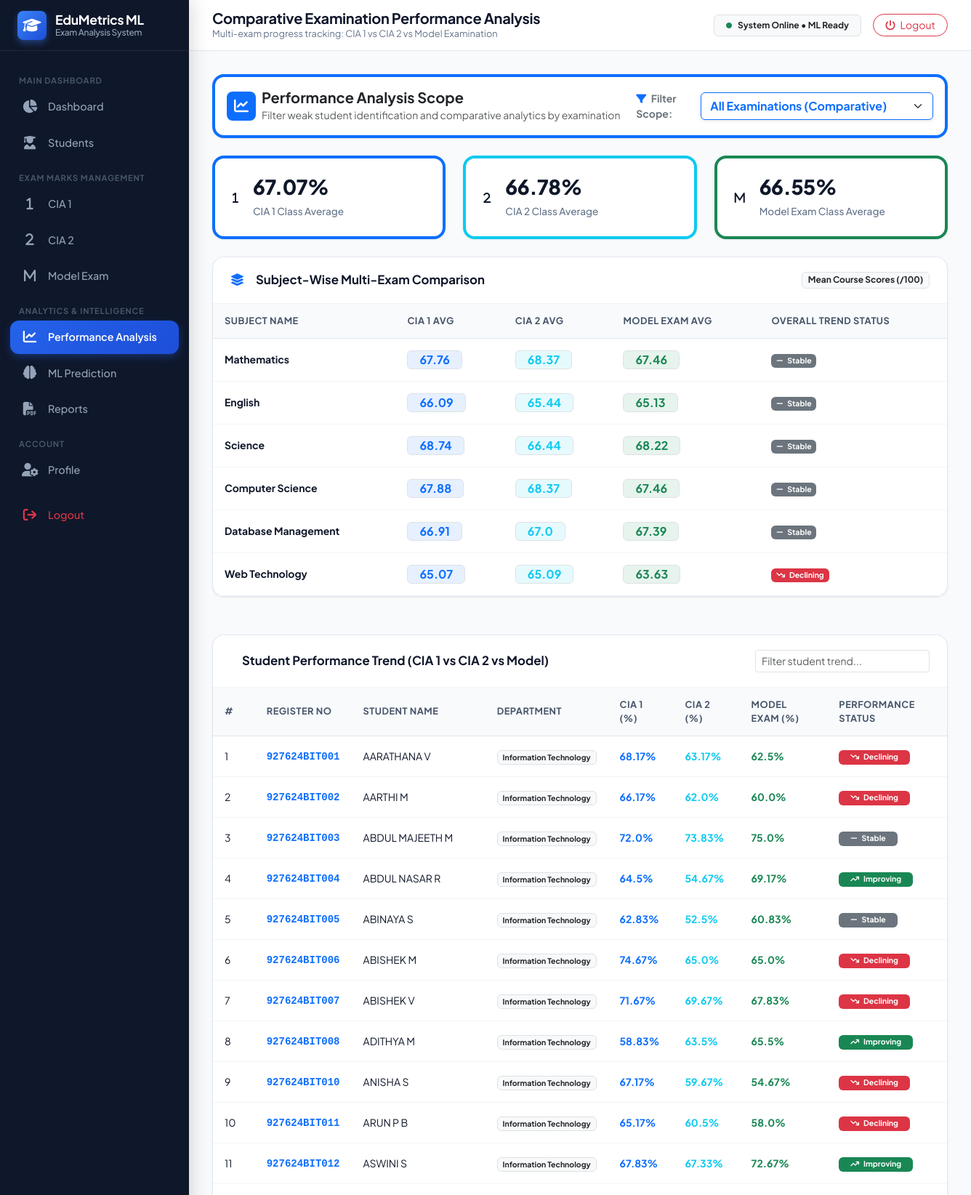
The app's page /performance-analysis (signed in, upper part) with its own data.
### tables this page shows
CREATE TABLE students (
            id INTEGER PRIMARY KEY AUTOINCREMENT,
            register_number TEXT UNIQUE NOT NULL,
            name TEXT NOT NULL,
            email TEXT NOT NULL,
            phone TEXT,
            department TEXT,
            year TEXT,
            semester TEXT,
            section TEXT,
            date_of_birth TEXT,
            gender TEXT,
            password_hash TEXT NOT NULL,
            created_at TIMESTAMP DEFAULT CURRENT_TIMESTAMP
        );

CREATE TABLE marks (
            id INTEGER PRIMARY KEY AUTOINCREMENT,
            student_id INTEGER NOT NULL,
            exam_name TEXT NOT NULL,
            academic_year TEXT NOT NULL,
            mathematics REAL NOT NULL,
            english REAL NOT NULL,
            science REAL NOT NULL,
            computer_science REAL NOT NULL,
            database_management REAL NOT NULL,
            web_technology REAL NOT NULL,
            total_marks REAL NOT NULL,
            average REAL NOT NULL,
            percentage REAL NOT NULL,
            grade TEXT NOT NULL,
            result TEXT NOT NULL,
            created_at TIMESTAMP DEFAULT CURRENT_TIMESTAMP, exam_type TEXT DEFAULT 'CIA1',
            FOREIGN KEY (student_id) REFERENCES students (id) ON DELETE CASCADE
        );

### app.py (the view)
@app.route('/performance-analysis')
@admin_required
def performance_analysis():
    selected_exam = request.args.get('exam', 'ALL').upper()
    conn = get_db_connection()
    students = conn.execute("SELECT * FROM students ORDER BY LOWER(name) ASC").fetchall()
    exam_averages = {}
    for et in ['CIA1', 'CIA2', 'MODEL']:
        res = conn.execute("SELECT AVG(percentage) as avg_p FROM marks WHERE UPPER(exam_type) = ?", (et,)).fetchone()
        if res and res['avg_p'] is not None:
            exam_averages[et] = round(res['avg_p'], 2)
        else:
            exam_averages[et] = None
    subjects = [
        ('mathematics', 'Mathematics'),
        ('english', 'English'),
        ('science', 'Science'),
        ('computer_science', 'Computer Science'),
        ('database_management', 'Database Management'),
        ('web_technology', 'Web Technology')
    ]
    subject_comparisons = []
    for col, name in subjects:
        c1 = conn.execute(f"SELECT AVG({col}) as a FROM marks WHERE UPPER(exam_type) = 'CIA1'").fetchone()['a']
        c2 = conn.execute(f"SELECT AVG({col}) as a FROM marks WHERE UPPER(exam_type) = 'CIA2'").fetchone()['a']
        cm = conn.execute(f"SELECT AVG({col}) as a FROM marks WHERE UPPER(exam_type) = 'MODEL'").fetchone()['a']
        c1_val = round(c1, 2) if c1 is not None else 'N/A'
        c2_val = round(c2, 2) if c2 is not None else 'N/A'
        cm_val = round(cm, 2) if cm is not None else 'N/A'
        vals = [v for v in [c1_val, c2_val, cm_val] if isinstance(v, (int, float))]
        if len(vals) >= 2:
            diff = vals[-1] - vals[0]
            status = 'Improving' if diff > 1.0 else ('Declining' if diff < -1.0 else 'Stable')
        else:
            status = 'Stable'
        subject_comparisons.append({
            'name': name,
            'cia1': c1_val,
            'cia2': c2_val,
            'model': cm_val,
            'status': status
        })
    student_trends = []
    for s in students:
        t = calculate_student_trend(s['id'])
        student_trends.append({
            'id': s['id'],
            'register_number': s['register_number'],
            'name': s['name'],
            'department': s['department'],
            'cia1_perc': t['cia1_perc'],
            'cia2_perc': t['cia2_perc'],
            'model_perc': t['model_perc'],
            'status': t['status']
        })
    weak_exam_filter = selected_exam if selected_exam in ['CIA1', 'CIA2', 'MODEL'] else None
    weak_students = get_weak_students(weak_exam_filter)
    conn.close()
    return render_template(
        'performance_analysis.html',
        active_page='performance_analysis',
        selected_exam=selected_exam,
        exam_averages=exam_averages,
        subject_comparisons=subject_comparisons,
        student_trends=student_trends,
        weak_students=weak_students
    )

### templates/performance_analysis.html (shortened to what this page needs)
{% extends "base.html" %}
{% block page_title %}Comparative Examination Performance Analysis{% endblock %}
{% block page_subtitle %}Multi-exam progress tracking: CIA 1 vs CIA 2 vs Model Examination{% endblock %}
{% block content %}
<div class="custom-card mb-4 bg-white border-start border-4 border-primary">
  <div class="custom-card-body p-3 d-flex flex-wrap align-items-center justify-content-between gap-3">
    <div class="d-flex align-items-center gap-2">
      <div class="bg-primary text-white rounded-3 p-2 d-flex align-items-center justify-content-center" style="width: 40px; height: 40px;">
        <i class="fa-solid fa-chart-line fs-5"></i>
      </div>
      <div>
        <h5 class="fw-bold mb-0 text-dark">Performance Analysis Scope</h5>
        <small class="text-muted">Filter weak student identification and comparative analytics by examination</small>
      </div>
    </div>
    <div class="d-flex align-items-center gap-2 ms-auto">
      <label for="paExamSelector" class="fw-bold text-secondary small mb-0"><i class="fa-solid fa-filter me-1 text-primary"></i> Filter Scope:</label>
      <select id="paExamSelector" class="form-select fw-bold text-primary border-primary shadow-sm" style="min-width: 200px;" onchange="location.href='?exam=' + this.value;">
        <option value="ALL" {% if selected_exam == 'ALL' %}selected{% endif %}>All Examinations (Comparative)</option>
      </select>
    </div>
  </div>
</div>
<div class="row g-4 mb-4">
  <div class="col-md-4">
    <div class="stat-card border-start border-4 border-primary">
      <div class="stat-icon icon-primary"><i class="fa-solid fa-1"></i></div>
      <div class="stat-info">
        <h3>{{ exam_averages.CIA1 or 'N/A' }}{% if exam_averages.CIA1 %}%{% endif %}</h3>
        <p>CIA 1 Class Average</p>
      </div>
    </div>
  </div>
  <div class="col-md-4">
    <div class="stat-card border-start border-4 border-info">
      <div class="stat-icon icon-info"><i class="fa-solid fa-2"></i></div>
      <div class="stat-info">
        <h3>{{ exam_averages.CIA2 or 'Not Uploaded' }}{% if exam_averages.CIA2 %}%{% endif %}</h3>
        <p>CIA 2 Class Average</p>
      </div>
    </div>
  </div>
  <div class="col-md-4">
    <div class="stat-card border-start border-4 border-success">
      <div class="stat-icon icon-success"><i class="fa-solid fa-m"></i></div>
      <div class="stat-info">
        <h3>{{ exam_averages.MODEL or 'Not Uploaded' }}{% if exam_averages.MODEL %}%{% endif %}</h3>
        <p>Model Exam Class Average</p>
      </div>
    </div>
  </div>
</div>
<div class="row g-4 mb-4">
  <div class="col-lg-12">
    <div class="custom-card">
      <div class="custom-card-header d-flex justify-content-between align-items-center">
        <h5 class="card-title mb-0"><i class="fa-solid fa-layer-group text-primary me-2"></i> Subject-Wise Multi-Exam Comparison</h5>
        <span class="badge bg-light text-dark border">Mean Course Scores (/100)</span>
      </div>
      <div class="custom-card-body p-0">
        <div class="table-responsive">
          <table class="table-custom">
            <thead>
              <tr>
                <th>Subject Name</th>
                <th>CIA 1 Avg</th>
                <th>CIA 2 Avg</th>
                <th>Model Exam Avg</th>
                <th>Overall Trend Status</th>
              </tr>
            </thead>
            <tbody>
              {% for sub in subject_comparisons %}
                <tr>
                  <td><strong>{{ sub.name }}</strong></td>
                  <td><span class="badge bg-primary bg-opacity-10 text-primary border fs-6 px-3 py-1">{{ sub.cia1 }}</span></td>
                  <td>
                    {% if sub.cia2 != 'N/A' %}
                      <span class="badge bg-info bg-opacity-10 text-info border fs-6 px-3 py-1">{{ sub.cia2 }}</span>
                    {% else %}
                      <span class="text-muted small">Not Uploaded</span>
                    {% endif %}
                  </td>
                  <td>
                    {% if sub.model != 'N/A' %}
                      <span class="badge bg-success bg-opacity-10 text-success border fs-6 px-3 py-1">{{ sub.model }}</span>
                    {% else %}
                      <span class="text-muted small">Not Uploaded</span>
                    {% endif %}
                  </td>
                  <td>
                    {% if sub.status == 'Improving' %}
                      <span class="badge bg-success"><i class="fa-solid fa-arrow-trend-up me-1"></i> Improving</span>
                    {% elif sub.status == 'Declining' %}
                      <span class="badge bg-danger"><i class="fa-solid fa-arrow-trend-down me-1"></i> Declining</span>
                    {% else %}
                      <span class="badge bg-secondary"><i class="fa-solid fa-minus me-1"></i> Stable</span>
                    {% endif %}
                  </td>
                </tr>
              {% endfor %}
            </tbody>
          </table>
        </div>
      </div>
    </div>
  </div>
</div>
<div class="row g-4 mb-4">
  <div class="col-lg-12">
    <div class="custom-card">
      <div class="custom-card-header d-flex justify-content-between align-items-center">
        <h5 class="card-title mb-0"> Student Performance Trend (CIA 1 vs CIA 2 vs Model)</h5>
        <input type="text" id="tableSearchInput" class="form-control form-control-sm" placeholder="Filter student trend..." style="max-width: 240px;">
      </div>
      <div class="custom-card-body p-0">
        <div class="table-responsive">
          <table class="table-custom" id="dataTable">
            <thead>
              <tr>
                <th>#</th>
                <th>Register No</th>
                <th>Student Name</th>
                <th>Department</th>
                <th>CIA 1 (%)</th>
                <th>CIA 2 (%)</th>
                <th>Model Exam (%)</th>
                <th>Performance Status</th>
              </tr>
            </thead>
            <tbody>
              {% for s in student_trends %}
                <tr>
                  <td>{{ loop.index }}</td>
                  <td><strong class="font-monospace text-primary">{{ s.register_number }}</strong></td>
                  <td>{{ s.name }}</td>
                  <td><span class="badge bg-light text-dark border">{{ s.department }}</span></td>
                  <td>
                    {% if s.cia1_perc is not none %}
                      <strong class="text-primary">{{ s.cia1_perc }}%</strong>
                    {% else %}
                      <span class="text-muted">-</span>
                    {% endif %}
                  </td>
                  <td>
                    {% if s.cia2_perc is not none %}
                      <strong class="text-info">{{ s.cia2_perc }}%</strong>
                    {% else %}
                      <span class="text-muted small">Not Uploaded</span>
                    {% endif %}
                  </td>
                  <td>
                    {% if s.model_perc is not none %}
                      <strong class="text-success">{{ s.model_perc }}%</strong>
                    {% else %}
                      <span class="text-muted small">Not Uploaded</span>
                    {% endif %}
                  </td>
                  <td>
                    {% if s.status == 'Improving' %}
                      <span class="badge bg-success px-3 py-1"><i class="fa-solid fa-arrow-trend-up me-1"></i> Improving</span>
                    {% elif s.status == 'Declining' %}
                      <span class="badge bg-danger px-3 py-1"><i class="fa-solid fa-arrow-trend-down me-1"></i> Declining</span>
                    {% else %}
                      <span class="badge bg-secondary px-3 py-1"><i class="fa-solid fa-minus me-1"></i> Stable</span>
                    {% endif %}
                  </td>
                </tr>
              {% endfor %}
            </tbody>
          </table>
        </div>
      </div>
    </div>
  </div>
</div>
{% endblock %}

### records on screen
students: register_number "927624BIT001", name "AARATHANA V", department "Information Technology"
marks: cia1_perc "68.17"
marks: cia2_perc "63.17"
marks: model_perc "62.5"
students: register_number "927624BIT002", name "AARTHI M", department "Information Technology"
marks: cia1_perc "66.17"
marks: cia2_perc "62.0"
marks: model_perc "60.0"
students: register_number "927624BIT003", name "ABDUL MAJEETH M", department "Information Technology"
marks: cia1_perc "72.0"
marks: cia2_perc "73.83"
marks: model_perc "75.0"
students: register_number "927624BIT004", name "ABDUL NASAR R", department "Information Technology"
marks: cia1_perc "64.5"
marks: cia2_perc "54.67"
marks: model_perc "69.17"
students: register_number "927624BIT005", name "ABINAYA S", department "Information Technology"
marks: cia1_perc "62.83"
marks: cia2_perc "52.5"
marks: model_perc "60.83"
students: register_number "927624BIT006", name "ABISHEK M", department "Information Technology"
marks: cia1_perc "74.67"
marks: cia2_perc "65.0"
marks: model_perc "65.0"
students: register_number "927624BIT007", name "ABISHEK V", department "Information Technology"
marks: cia1_perc "71.67"
marks: cia2_perc "69.67"
marks: model_perc "67.83"
students: register_number "927624BIT008", name "ADITHYA M", department "Information Technology"
marks: cia1_perc "58.83"
marks: cia2_perc "63.5"
marks: model_perc "65.5"
students: register_number "927624BIT010", name "ANISHA S", department "Information Technology"
marks: cia1_perc "67.17"
marks: cia2_perc "59.67"
marks: model_perc "54.67"
students: register_number "927624BIT011", name "ARUN P B", department "Information Technology"
marks: cia1_perc "65.17"
marks: cia2_perc "60.5"
marks: model_perc "58.0"
students: register_number "927624BIT012", name "ASWINI S", department "Information Technology"
marks: cia1_perc "67.83"
marks: cia2_perc "67.33"
marks: model_perc "72.67"

### other values on screen
{{ exam_averages.CIA1 or 'N/A' }} "67.07"
{{ exam_averages.CIA2 or 'Not Uploaded' }} "66.78"
{{ exam_averages.MODEL or 'Not Uploaded' }} "66.55"
{{ sub.name }} "Mathematics" "English" "Science" "Computer Science" "Database Management" "Web Technology"
{{ sub.cia1 }} "67.76" "66.09" "68.74" "67.88" "66.91" "65.07"
{{ sub.cia2 }} "68.37" "65.44" "66.44" "68.37" "67.0" "65.09"
{{ sub.model }} "67.46" "65.13" "68.22" "67.46" "67.39" "63.63"
